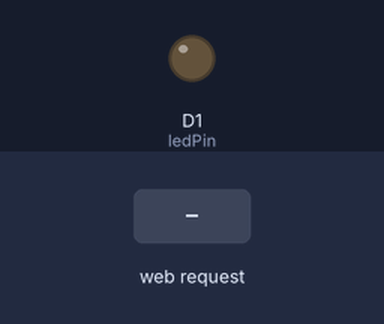
Bench run of a sketch on a simulated ESP8266 (NodeMCU). On the bench: output pins drawn as LEDs (lit = HIGH). The inputs (shaded band) are chosen by the test bench. WiFi joins after 1.5 s; servers stay silent unless stated; what the sketch prints to the serial monitor is not drawn.

Above: at 2.7 s.
2.8 s: HTTP request GET /setLED received
At 3.2 s:
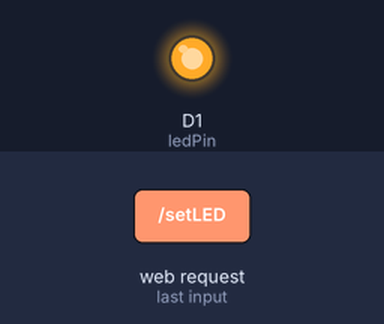
Timing chart, 0 to 5.8 s (numbered marks = the images above; inputs shaded):
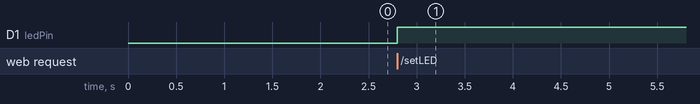

Measured:
- after the input at 2.8 s, D1 (ledPin): LOW → HIGH at once

The sketch:

lummos_main.ino
```cpp
#include <ESP8266WiFi.h>
#include <WiFiClient.h>
#include <ESP8266WebServer.h>

#include "mystatus.h" //Our HTML webpage contents with javascripts
/*#include "myhistory.h" //Our HTML webpage contents with javascripts
#include "overall.h" //Our HTML webpage contents with javascripts
*/


const int FLEX_PIN = A0; // Pin connected to voltage divider output
const int ledPin = D1;   // Pin connected to LED/vibrator

const float VCC = 3.33; // Measured voltage of Ardunio 3.3V line
const float R_DIV = 46000.0; // Measured resistance of resistor

const float STRAIGHT_RESISTANCE = 12700.0; // flex resistance when straight
const float BEND_RESISTANCE = 32000.0; // flex resistance at 90 deg

const char* ssid = "Danisa";            //wifi SSID
const char* password = "12345678abc";   //wifi password

ESP8266WebServer server(80); //Server on port 80

//===============================================================
// This routine is executed when you open its IP in browser
//===============================================================
void Flex(){
  int flexADC = analogRead(FLEX_PIN);
            float flexV = flexADC * VCC / 1023.0;
            float flexR = R_DIV * (VCC / flexV - 1.0);
            Serial.println("Resistance: " + String(flexR) + " ohms");

            // Use the calculated resistance to estimate the sensor's
            // bend angle:
            float angle = map(flexR, STRAIGHT_RESISTANCE, BEND_RESISTANCE,
                          0, 90.0);

            Serial.println("Bend: " + String(angle) + " degrees");
            Serial.println();
/*
            if(angle>40){

            digitalWrite(ledPin,HIGH);
            }
            else
            {
            digitalWrite(ledPin,LOW);
            }*/
}

void Status() {
 String s = status_page; //Read HTML contents
 server.send(200, "text/html", s); //Send web page
}

/*void History() {
 String h = history_page; //Read HTML contents
 server.send(200, "text/html", h); //Send web page
}

void Overall() {
 String o = overall_page; //Read HTML contents
 server.send(200, "text/html", o); //Send web page
}
*/


void handleBend() {
  int flexADC = analogRead(FLEX_PIN);
            float flexV = flexADC * VCC / 1023.0;
            float flexR = R_DIV * (VCC / flexV - 1.0);
            //Serial.println("Resistance: " + String(flexR) + " ohms");

            // Use the calculated resistance to estimate the sensor's
            // bend angle:
            float angle = map(flexR, STRAIGHT_RESISTANCE, BEND_RESISTANCE,
                          0, 90.0);
  String angleValue = String(angle);

  server.send(200, "text/plane", angleValue); //Send ADC value only to client ajax request
}


void handleLED() {
  String ledState = "GOOD POSTURE!";
  int flexADC1 = analogRead(FLEX_PIN);
            float flexV1 = flexADC1 * VCC / 1023.0;
            float flexR1 = R_DIV * (VCC / flexV1 - 1.0);

            // Use the calculated resistance to estimate the sensor's
            // bend angle:
            float angle1 = map(flexR1, STRAIGHT_RESISTANCE, BEND_RESISTANCE,
                          0, 90.0);

             if(angle1>=1)
             {
              digitalWrite(ledPin,HIGH); //LED ON
              ledState = "BAD POSTURE!"; //Feedback parameter
              }
             else
             {
              digitalWrite(ledPin,LOW); //LED OFF
              ledState = "GOOD POSTURE!"; //Feedback parameter
             }

 server.send(200, "text/plane", ledState); //Send web page
}

//==============================================================
//                  SETUP
//==============================================================
void setup(void){
  Serial.begin(115200);

  WiFi.begin(ssid, password);     //Connect to your WiFi router
  Serial.println("");

  //Onboard LED port Direction output
  pinMode(FLEX_PIN, INPUT);
  pinMode(ledPin, OUTPUT);

  // Wait for connection
  while (WiFi.status() != WL_CONNECTED) {
    delay(500);
    Serial.print(".");
  }

  //If connection successful show IP address in serial monitor
  Serial.println("");
  Serial.print("Connected to ");
  Serial.println(ssid);
  Serial.print("IP address: ");
  Serial.println(WiFi.localIP());  //IP address assigned to your ESP

  server.on("/", Status);      //Which routine to handle at root location. This is display page
  server.on("/readFlex", handleBend);
  server.on("/setLED", handleLED);
 /* server.on("/overall.html", Overall);
  server.on("/myhistory.html", History);
 */

  server.begin();    //Start server
  Serial.println("HTTP server started");
}
//==============================================================
//                     LOOP
//==============================================================
void loop(void){
  server.handleClient();      //Handle client requests

  //Flex();
  //delay(500);

}
```

mystatus.h
```cpp
const char status_page[] PROGMEM = R"=====(
<!doctype html>
<html>
  <head>
    <title>LumMoS-My Status</title>
    <link href="main.css" rel="stylesheet" type="text/css"/>
    <script>
      var audio = new Audio('https://vincens2005.github.io/vr/Nyan%20Cat%20[original].mp3');

     </script>
  </head>
  <body>
 <center>

  <p>
    <h1>My STATUS</h1>
  </p>
<p>

    <h2>This is my status</h2>

    <div>
        Bend : <span id="angleValue">0</span><br>
        Status : <span id="LEDState">NA</span>

    </div>
    <script>

  var triggered=false;
  var counter=0;

    setInterval(function() {
      // Call a function repetatively with 2 Second interval
      getData1();
      getData2();
      myAlert();
    }, 500); //2000mSeconds update rate

    function getData1() {
      var xhttp = new XMLHttpRequest();
      xhttp.onreadystatechange = function() {
        if (this.readyState == 4 && this.status == 200) {
          document.getElementById("angleValue").innerHTML =
          this.responseText;
        }
      };
      xhttp.open("GET", "readFlex", true);
      xhttp.send();
    }

    function getData2() {
      var xhttp = new XMLHttpRequest();
      xhttp.onreadystatechange = function() {
        if (this.readyState == 4 && this.status == 200) {
          document.getElementById("LEDState").innerHTML =
          this.responseText;
        }
      };
      xhttp.open("GET", "setLED?LEDstate=", true);
      xhttp.send();
    }

    function myAlert(){
      var av= document.getElementById("angleValue").innerHTML; //angleValue;
      if(av>=1&&!triggered){
        counter++;
        if(counter>=10){
          triggered=true;
          audio.play();
          alert('You are sitting in A WRONG POSTURE!');
          triggered=false;
          audio.pause();
          counter=0;
        }

      }else{ counter=0;}
    }
    </script>

</p>
</center>
  </body>
</html>
)=====";
```
